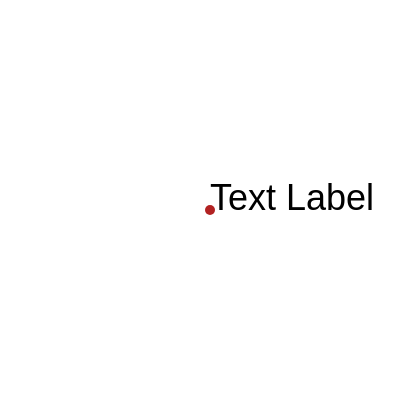

Describe this chart as a Vega-Lite specification.
### Vega specification from a JSON file in a GitHub repository (floating-point values rounded to 4 significant figures)
{"$schema": "https://vega.github.io/schema/vega/v6.json", "width": 200, "height": 200, "padding": 5, "signals": [{"name": "x", "value": 100, "bind": {"input": "range", "min": 0, "max": 200, "step": 1}}, {"name": "y", "value": 100, "bind": {"input": "range", "min": 0, "max": 200, "step": 1}}, {"name": "dx", "value": 0, "bind": {"input": "range", "min": -20, "max": 20, "step": 1}}, {"name": "angle", "value": 0, "bind": {"input": "range", "min": -180, "max": 180, "step": 1}}, {"name": "fontSize", "value": 18, "bind": {"input": "range", "min": 1, "max": 36, "step": 1}}, {"name": "limit", "value": 0, "bind": {"input": "range", "min": 0, "max": 150, "step": 1}}, {"name": "align", "value": "left", "bind": {"input": "select", "options": ["left", "center", "right"]}}, {"name": "baseline", "value": "alphabetic", "bind": {"input": "select", "options": ["alphabetic", "top", "middle", "bottom"]}}, {"name": "font", "value": "sans-serif", "bind": {"input": "select", "options": ["sans-serif", "serif", "monospace"]}}, {"name": "fontWeight", "value": "normal", "bind": {"input": "select", "options": ["normal", "bold"]}}, {"name": "fontStyle", "value": "normal", "bind": {"input": "select", "options": ["normal", "italic"]}}, {"name": "textDecoration", "value": "none", "bind": {"input": "select", "options": ["none", "underline", "line-through", "underline line-through"]}}], "marks": [{"type": "symbol", "interactive": false, "encode": {"enter": {"fill": {"value": "firebrick"}, "size": {"value": 25}}, "update": {"x": {"signal": "x"}, "y": {"signal": "y"}}}}, {"type": "text", "encode": {"enter": {"fill": {"value": "#000"}, "text": {"value": "Text Label"}}, "update": {"opacity": {"value": 1}, "x": {"signal": "x"}, "y": {"signal": "y"}, "dx": {"signal": "dx"}, "angle": {"signal": "angle"}, "align": {"signal": "align"}, "baseline": {"signal": "baseline"}, "font": {"signal": "font"}, "fontSize": {"signal": "fontSize"}, "fontStyle": {"signal": "fontStyle"}, "fontWeight": {"signal": "fontWeight"}, "textDecoration": {"signal": "textDecoration"}, "limit": {"signal": "limit"}}, "hover": {"opacity": {"value": 0.5}}}}]}
